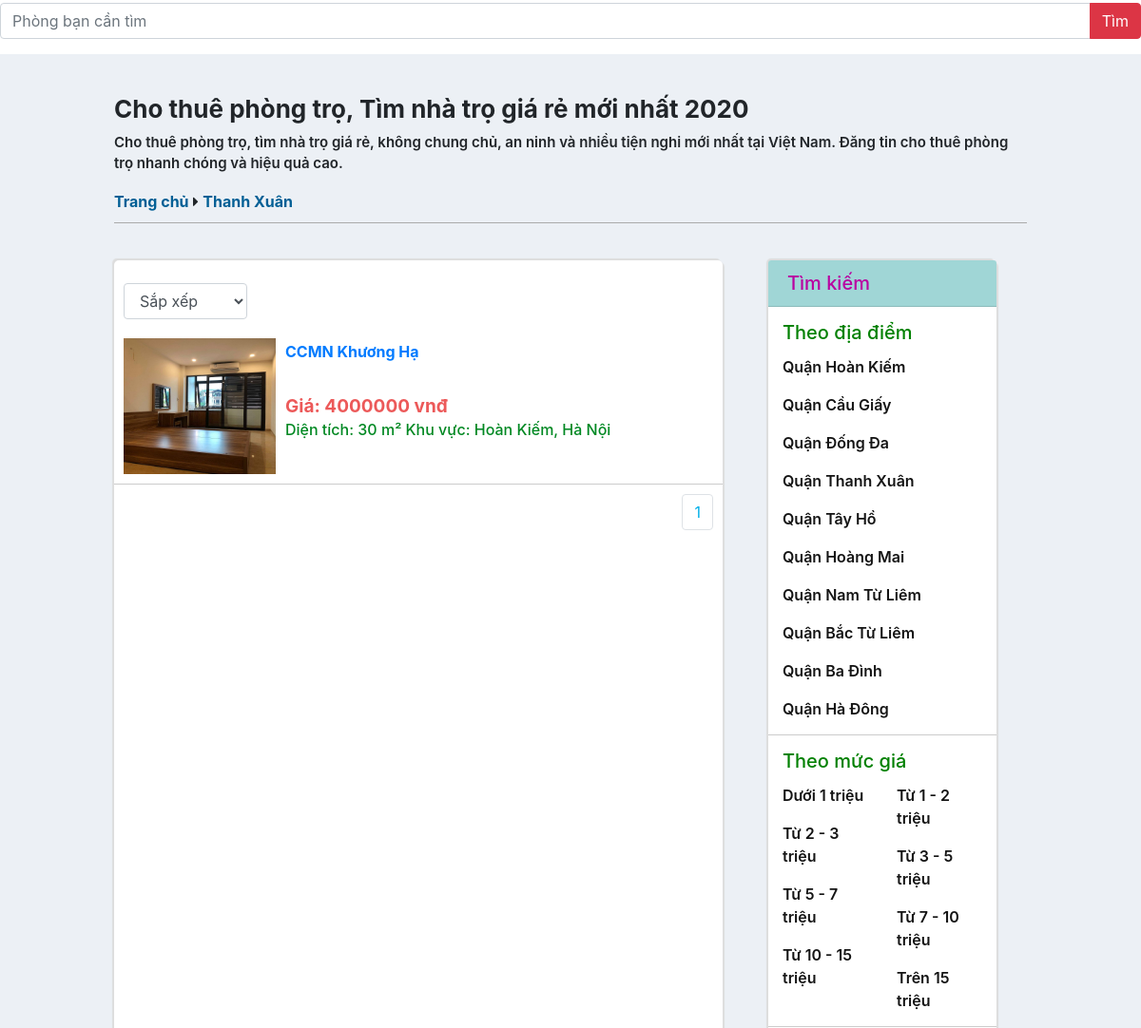
Before: /Frontend/index.php?controller=products&action=locations&id=7 (middle part) with the older database file.
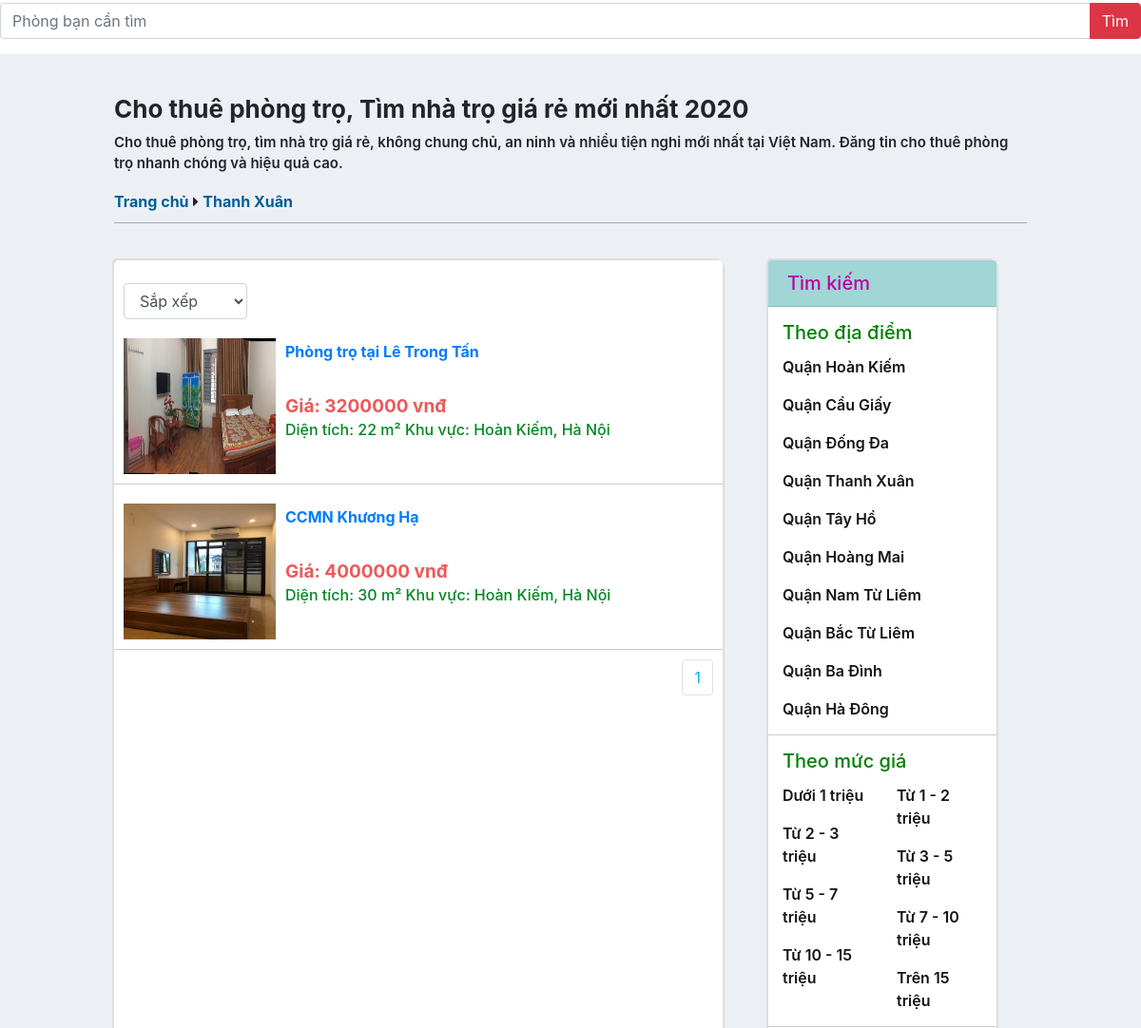
After: the same page with the newer database file.
### tables this page shows
CREATE TABLE `products` (
  `id` int(11) NOT NULL,
  `name` varchar(500) NOT NULL,
  `photo` varchar(255) NOT NULL,
  `owner_id` int(11) NOT NULL,
  `category_id` int(11) NOT NULL,
  `location_id` int(11) NOT NULL,
  `address` varchar(500) NOT NULL,
  `title` varchar(500) NOT NULL,
  `description` varchar(4000) NOT NULL,
  `area` double NOT NULL,
  `discount` double NOT NULL,
  `chung_chu` int(11) NOT NULL,
  `phong_tam` varchar(500) NOT NULL,
  `phong_bep` varchar(500) NOT NULL,
  `dieu_hoa` int(11) NOT NULL,
  `ban_cong` int(11) NOT NULL,
  `hot` int(11) NOT NULL,
  `gia_dien_nuoc` varchar(255) NOT NULL,
  `price` double NOT NULL,
  `quantities` int(11) NOT NULL,
  `date` date NOT NULL
);

### Frontend/Controllers/ProductsController.php (called while the page is built, shortened)
<?php
	include "Models/ProductsModel.php";
	class ProductsController extends ProductsModel{
		public function Locations(){
			$location_id = isset($_GET["id"]) ? $_GET["id"] : 0;
			$recordPerPage = 6;
			$numPage = ceil($this->modelTotalLocation($location_id)/$recordPerPage);
			$listRecordLocation = $this->modelReadLocation($location_id,$recordPerPage);
			include "Views/ProductsLocationView.php";
		}
	}
 ?>

### Frontend/Models/ProductsModel.php (called while the page is built, shortened)
<?php
	class ProductsModel
	{
		public function modelReadLocation($location_id,$recordPerPage){
			$total = $this->modelTotalLocation($location_id);
			$numPage = ceil($total/$recordPerPage);
			$page = isset($_GET["p"]) && $_GET["p"] > 0 ? $_GET["p"]-1 : 0;
			$from = $page * $recordPerPage;
			$conn = Connection::getInstance();
			$sqlOrderBy=" order by id desc ";
			$sort= isset($_GET["sort"]) ? $_GET["sort"] : "";
			$query = $conn->query("select * from products where location_id=$location_id $sqlOrderBy limit $from, $recordPerPage");
			return $query->fetchAll();
		}
		public function modelTotalLocation($location_id){
			$conn = Connection::getInstance();
			$query = $conn->query("select id from products where location_id=$location_id order by id desc");
			return $query->rowCount();
		}
	}
 ?>

### Frontend/Views/ProductsLocationView.php (shortened to what the changed rows need)
<br>
<div class="main-content row">
    <div class="danhsachphong col-md-12 col-lg-8">
    	<br>
    	<br><br>
    	<?php foreach($listRecordLocation as $rows): ?>
    		<div class="phong d-flex">
    		    <img style="height: 143px;" src="../Assets/Upload/products/<?php echo $rows->photo ?>" alt="">
    		    <div>
    		        <h6><a href="#"><?php echo $rows->name; ?></a></h6>
    		        <p class="tomtat"></p>
    		        <p class="gia">Giá: <?php echo $rows->price; ?> vnđ</p>
    		        <p class="dientich">Diện tích: <?php echo $rows->area; ?> m² <span></span> Khu vực: Hoàn Kiếm, Hà Nội</p>
    		    </div>
    		</div>
    	<?php endforeach; ?>
    		<nav aria-label="...">
    		    <ul class="pagination">
    			  	<?php for($i = 1; $i <= $numPage; $i++): ?>
    			    	<li class="page-item"><a style="color: #00afe8;" class="page-link" href="index.php?controller=products&action=locations&id=<?php echo $category_id; ?>&p=<?php echo $i; ?>"><?php echo $i;?></a></li>
    			    <?php endfor; ?>
    			  </ul>
    		</nav>
    </div>
</div>

Changed rows visible on the page:
added products: photo (picture), name "Phòng trọ tại Lê Trong Tấn", price "3200000", area "22"
